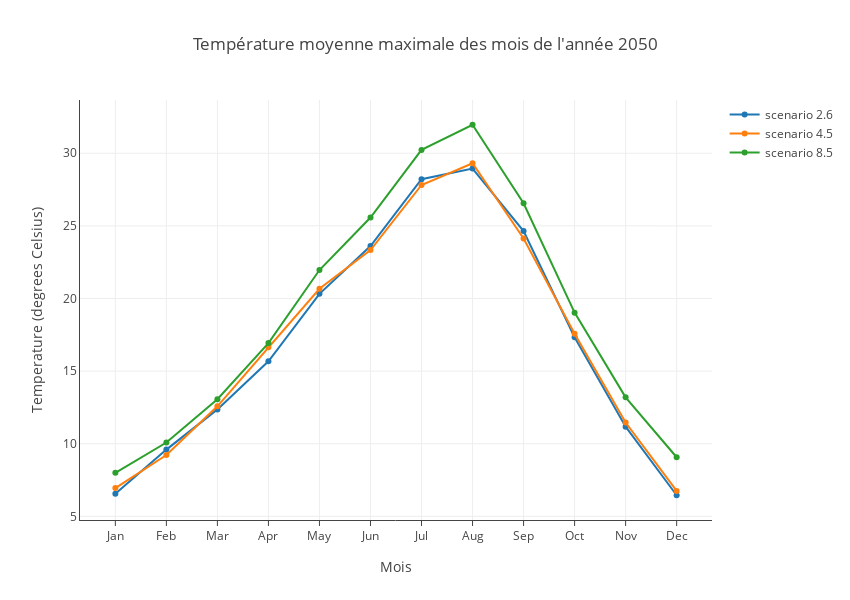

Notebook cell for this chart:
### Code cell
trace0 = go.Scatter(
    x = lyon_month[0:slice],
    y = moyAreaInterval1[0:slice],
    name ='scenario 2.6'
)
trace1 = go.Scatter(
    x = lyon_month[0:slice],
    y = moyAreaInterval2[0:slice],
    name ='scenario 4.5'
)
trace2 = go.Scatter(
    x = lyon_month[0:slice],
    y = moyAreaInterval3[0:slice],
    name ='scenario 8.5'
)

data = [trace0,trace1,trace2]

layout = dict (
           title = "Température moyenne maximale des mois de l'année 2050",
           xaxis = dict(
                 title = 'Mois',
                 showline=True,
                 showticklabels=True,
                 ticklen=5
             ),
             yaxis = dict(
                 title = 'Temperature (degrees Celsius)',
                 showline=True,
                 showticklabels=True
             ),
            height = 600,
            autosize=False, 
            width=850,
)


fig = dict(data=data, layout=layout)

#py.iplot(fig, filename='basic-line')

### Figure 1 — Plotly figure (JSON) as saved in the notebook; plotly's stock layout.template omitted (floating-point values rounded to 4 significant figures)
{"data": [{"name": "scenario 2.6", "type": "scatter", "uid": "390007f2-00fd-44be-ae91-7659e7508217", "x": ["Jan", "Feb", "Mar", "Apr", "May", "Jun", "Jul", "Aug", "Sep", "Oct", "Nov", "Dec"], "y": [6.56, 9.597, 12.36, 15.67, 20.32, 23.61, 28.21, 28.94, 24.64, 17.33, 11.17, 6.453]}, {"name": "scenario 4.5", "type": "scatter", "uid": "7c9af611-5034-47d6-9c68-3b757ffdf10c", "x": ["Jan", "Feb", "Mar", "Apr", "May", "Jun", "Jul", "Aug", "Sep", "Oct", "Nov", "Dec"], "y": [6.946, 9.221, 12.58, 16.65, 20.67, 23.33, 27.82, 29.31, 24.13, 17.58, 11.46, 6.752]}, {"name": "scenario 8.5", "type": "scatter", "uid": "a2a687eb-05ee-4145-94eb-24343f90baa7", "x": ["Jan", "Feb", "Mar", "Apr", "May", "Jun", "Jul", "Aug", "Sep", "Oct", "Nov", "Dec"], "y": [7.994, 10.08, 13.07, 16.93, 21.96, 25.57, 30.23, 31.96, 26.56, 19.03, 13.19, 9.069]}], "layout": {"autosize": false, "height": 600, "title": {"text": "Température moyenne maximale des mois de l'année 2050"}, "width": 850, "xaxis": {"autorange": true, "range": [-0.693, 11.69], "showline": true, "showticklabels": true, "ticklen": 5, "title": {"text": "Mois"}, "type": "category"}, "yaxis": {"autorange": true, "range": [4.749, 33.67], "showline": true, "showticklabels": true, "title": {"text": "Temperature (degrees Celsius)"}, "type": "linear"}}}
